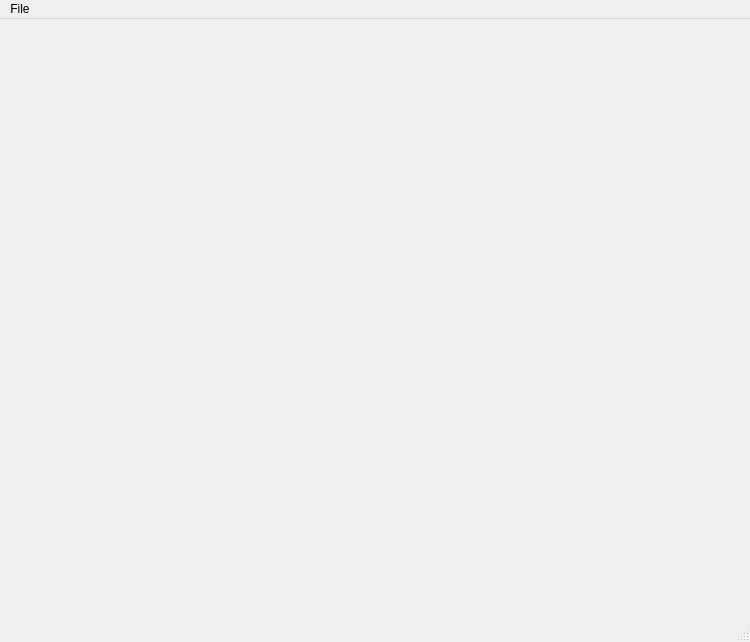
<?xml version="1.0" encoding="UTF-8"?>
<ui version="4.0">
 <class>MainWindow</class>
 <widget class="QMainWindow" name="MainWindow">
  <property name="geometry">
   <rect>
    <x>0</x>
    <y>0</y>
    <width>750</width>
    <height>642</height>
   </rect>
  </property>
  <property name="windowTitle">
   <string>MainWindow</string>
  </property>
  <widget class="QWidget" name="centralwidget"/>
  <widget class="QMenuBar" name="menubar">
   <property name="geometry">
    <rect>
     <x>0</x>
     <y>0</y>
     <width>750</width>
     <height>21</height>
    </rect>
   </property>
   <widget class="QMenu" name="menuFile">
    <property name="title">
     <string>File</string>
    </property>
    <addaction name="actionOpen"/>
    <addaction name="actionSave"/>
    <addaction name="actionExit"/>
   </widget>
   <addaction name="menuFile"/>
  </widget>
  <widget class="QStatusBar" name="statusbar"/>
  <action name="actionOpen">
   <property name="text">
    <string>Open...</string>
   </property>
  </action>
  <action name="actionSave">
   <property name="text">
    <string>Save...</string>
   </property>
  </action>
  <action name="actionExit">
   <property name="text">
    <string>Exit</string>
   </property>
  </action>
 </widget>
 <resources/>
 <connections/>
</ui>
